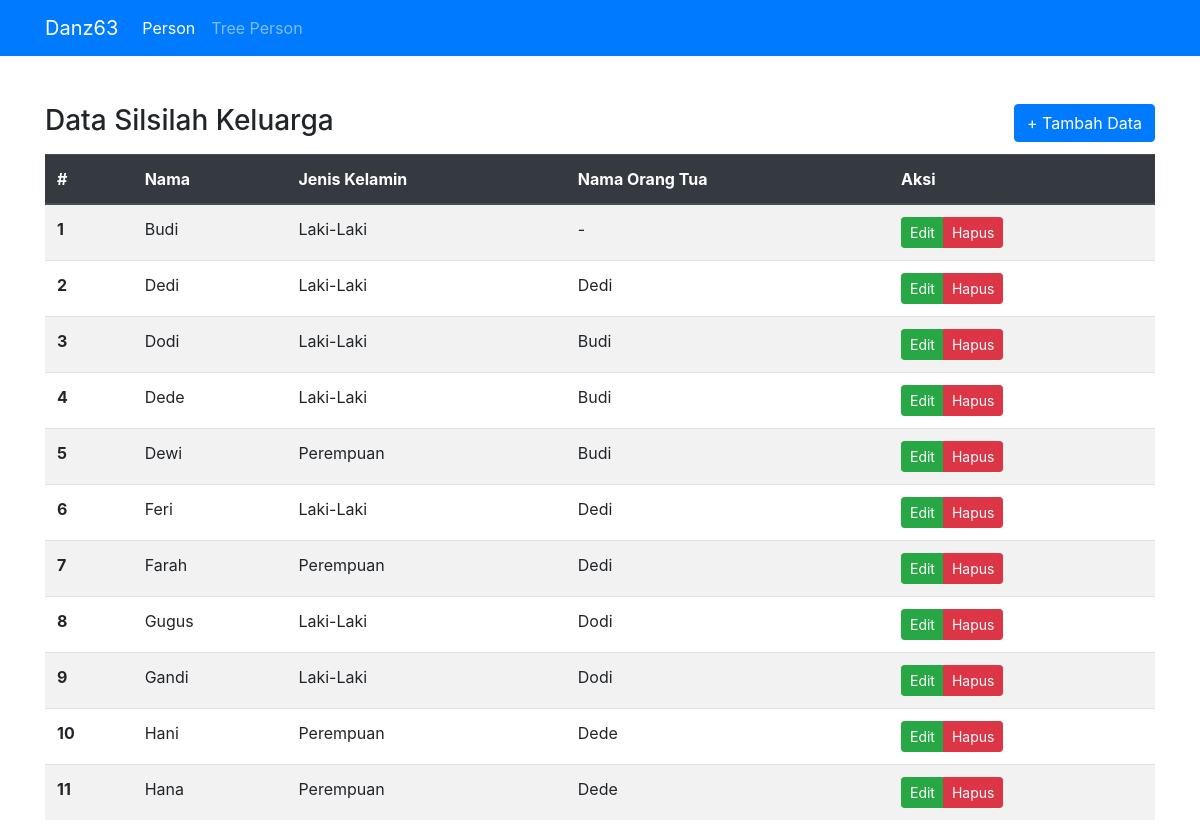
The page / on the database its author committed.
### tables this page shows
CREATE TABLE `person` (
  `person_id` int(11) NOT NULL,
  `name` varchar(50) NOT NULL,
  `gender` enum('Laki-Laki','Perempuan') NOT NULL,
  `parent_id` int(11) DEFAULT NULL
);

### Person.php (called while the page is built, shortened)
<?php
class Person
{
    private $conn;
    private $statement;
    public function __construct()
    {
        $host = 'localhost';
        $user = 'user_test_programmer';
        $pass = 'pass_test_programmer';
        $dbName = 'db_test_programmer';
        $option = [
            PDO::ATTR_PERSISTENT => true,
            PDO::ATTR_ERRMODE => PDO::ERRMODE_EXCEPTION
        ];
        try {
            $str = "mysql:host=" . $host . ";dbname=" . $dbName;
            $this->conn = new PDO($str, $user, $pass, $option);
        } catch (PDOException $e) {
            die($e->getMessage());
        }
    }
    public function index()
    {
        $query = 'SELECT * FROM person';
        $this->exec([], $query);
        return $this->statement->fetchAll(PDO::FETCH_ASSOC);
    }
    public function exec($data, $query)
    {
        extract($data);
        $this->statement = $this->conn->prepare($query);
        if (isset($person_id) && $person_id != null)
            $this->statement->bindValue(':person_id', $person_id, PDO::PARAM_INT);
        $this->statement->execute();
    }
    public function show($person_id = null)
    {
        $person_id = isset($_GET['person_id']) ? $_GET['person_id'] : $person_id;
        $query = "SELECT * FROM person WHERE person_id=:person_id";
        $this->exec(['person_id' => $person_id], $query);
        return $this->statement->fetch(PDO::FETCH_ASSOC);
    }
}

### index.php (the view, shortened to what this page needs)
<?php
require 'Person.php';
$person = new Person;
$page = isset($_GET['page']) ? $_GET['page'] : 'index';
if ($page == 'create') {
    $data = $person->index();
} elseif ($page == 'edit') {
    $data = $person->index();
    $person_data = $person->show();
} else {
    $data = $person->$page();
}
?>
<!doctype html>
<html lang="en">
<head>
    <link rel="stylesheet" href="https://cdn.jsdelivr.net/npm/bootstrap@4.6.0/dist/css/bootstrap.min.css">
</head>
<body>
    <nav class="navbar navbar-expand-lg navbar-dark bg-primary">
        <div class="container">
            <a class="navbar-brand" href="#">Danz63</a>
            <div class="collapse navbar-collapse" id="navbarNav">
                <ul class="navbar-nav">
                    <li class="nav-item active">
                        <a class="nav-link" href="index.php">Person</a>
                    </li>
                    <li class="nav-item">
                        <a class="nav-link" href="index.php?page=tree">Tree Person</a>
                    </li>
                </ul>
            </div>
        </div>
    </nav>
    <div class="container mt-5">
        <div class="row">
            <div class="col">
                <?php if ($page == 'index') : ?>
                    <div class="row mb-2">
                        <div class="col">
                            <h3>Data Silsilah Keluarga</h3>
                        </div>
                        <div class="col text-right">
                            <a href="index.php?page=create" class="btn btn-primary">+ Tambah Data</a>
                        </div>
                    </div>
                    <table class="table table-striped">
                        <thead class="thead-dark">
                            <tr>
                                <th scope="col">#</th>
                                <th scope="col">Nama</th>
                                <th scope="col">Jenis Kelamin</th>
                                <th scope="col">Nama Orang Tua</th>
                                <th scope="col">Aksi</th>
                            </tr>
                        </thead>
                        <tbody>
                            <?php foreach ($data as $d) : ?>
                                <tr>
                                    <th scope="row"><?= array_search($d, $data) + 1 ?></th>
                                    <td><?= $d['name'] ?></td>
                                    <td><?= $d['gender'] ?></td>
                                    <td><?= isset($d['parent_id']) ? ($person->show($d['parent_id'])['name']) : '-' ?></td>
                                    <td>
                                        <div class="btn-group" role="group" aria-label="Tombol Aksi">
                                            <a href="index.php?page=edit&person_id=<?= $d['person_id'] ?>" class="btn btn-success btn-sm">Edit</a>
                                            <a href="index.php?page=destroy&person_id=<?= $d['person_id'] ?>" class="btn btn-danger btn-sm" onclick="return confirm('Anda Yakin Ingin Menghapus data <?= $d['name'] ?> ?')">Hapus</a>
                                        </div>
                                    </td>
                                </tr>
                            <?php endforeach; ?>
                        </tbody>
                    </table>
                <?php endif; ?>
            </div>
        </div>
    </div>
</body>
</html>

### rows shown on the page
person: data "1", name "Budi", gender "Laki-Laki"
person: data "2", name "Dedi", gender "Laki-Laki", parent+name "Dedi"
person: data "3", name "Dodi", gender "Laki-Laki", show "Budi"
person: data "4", name "Dede", gender "Laki-Laki", show "Budi"
person: data "5", name "Dewi", gender "Perempuan", show "Budi"
person: data "6", name "Feri", gender "Laki-Laki", show "Dedi"
person: data "7", name "Farah", gender "Perempuan", show "Dedi"
person: data "8", name "Gugus", gender "Laki-Laki", show "Dodi"
person: data "9", name "Gandi", gender "Laki-Laki", show "Dodi"
person: data "10", name "Hani", gender "Perempuan", show "Dede"
person: data "11", name "Hana", gender "Perempuan", show "Dede"
